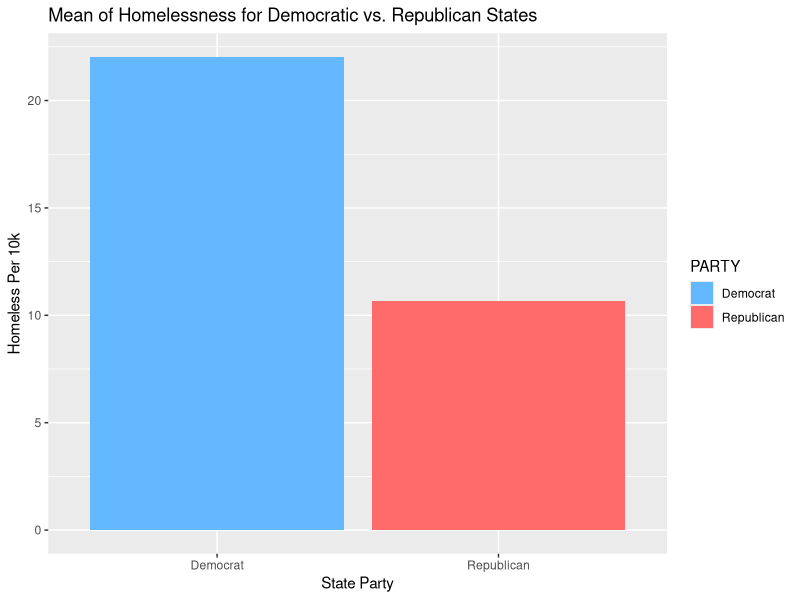
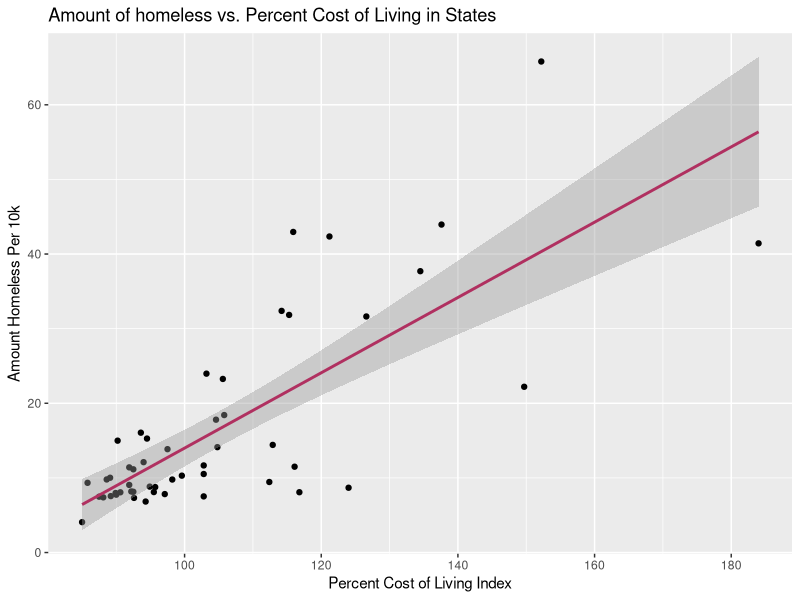
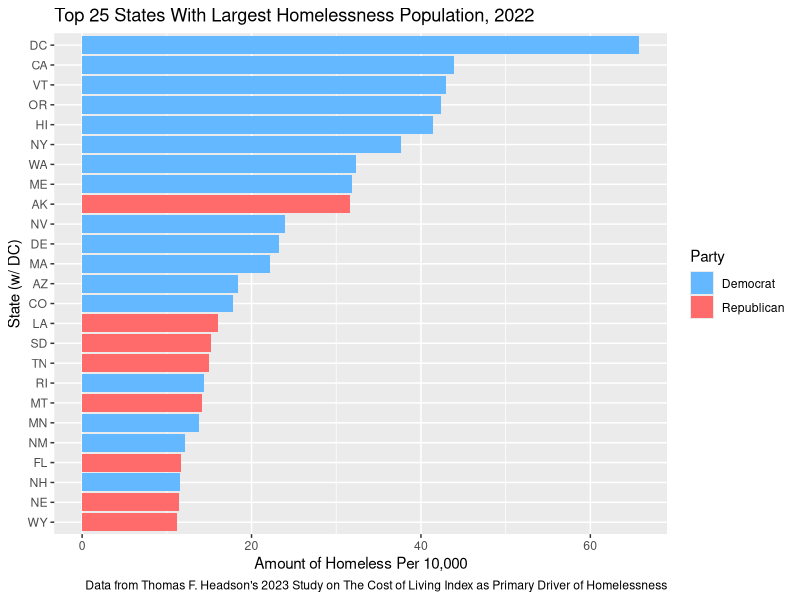

These figures' R source, in order:
## ---- chunk 1
library(tidyverse)
library(readxl)
library(ggplot2)
## ---- chunk 2
homeless <- read_xlsx("data/20230919-DATA-SOURCES.xlsx")
homeless
## ---- chunk 3
head(homeless)
## ---- chunk 4
homeless1 <- homeless |>
  mutate(PARTY = if_else(PARTY == 1, "Republican", "Democrat")) |>
  group_by(PARTY) |>
  summarize(mean_homeless = mean(HOMELESSNESS))
homeless1

knitr::kable(homeless1, digits = 3, col.names = c("State Party", "Mean Homeless Per 10k"))
## ---- chunk 5
ggplot(homeless1, aes(x = PARTY, y = mean_homeless, fill = PARTY)) +
  geom_col() +
  scale_fill_manual(values = 
                      c("Democrat" = "steelblue1",
                        "Republican" = "indianred1")) +
  labs(x = "State Party",
       y = "Homeless Per 10k",
       title = "Mean of Homelessness for Democratic vs. Republican States")
## ---- chunk 6
homeless |>
ggplot(aes(x = COLI, y = HOMELESSNESS)) +
  geom_point()+
  geom_smooth(method = "lm", color = "maroon") +
  labs(x = "Percent Cost of Living Index", 
       y = "Amount Homeless Per 10k",
       title = "Amount of homeless vs. Percent Cost of Living in States")
## ---- chunk 7
lm(HOMELESSNESS ~ COLI, data = homeless)
## ---- chunk 8
homeless2 <- homeless |>
  mutate(party_aff = if_else(PARTY == 1, "Republican", "Democrat"), 
  STATE = case_when(
  STATE == "Alabama" ~ "AL",
  STATE == "Alaska" ~ "AK",
  STATE == "Arizona" ~ "AZ",
  STATE == "Arkansas" ~ "AR",
  STATE == "California" ~ "CA",
  STATE == "Colorado" ~ "CO",
  STATE == "Connecticut" ~ "CT",
  STATE == "Delaware" ~ "DE",
  STATE == "Florida" ~ "FL",
  STATE == "Georgia" ~ "GA",
  STATE == "Hawaii" ~ "HI",
  STATE == "Idaho" ~ "ID",
  STATE == "Illinois" ~ "IL",
  STATE == "Indiana" ~ "IN",
  STATE == "Iowa" ~ "IA",
  STATE == "Kansas" ~ "KS",
  STATE == "Kentucky" ~ "KY",
  STATE == "Louisiana" ~ "LA",
  STATE == "Maine" ~ "ME",
  STATE == "Maryland" ~ "MD",
  STATE == "Massachusetts" ~ "MA",
  STATE == "Michigan" ~ "MI",
  STATE == "Minnesota" ~ "MN",
  STATE == "Mississippi" ~ "MS",
  STATE == "Missouri" ~ "MO",
  STATE == "Montana" ~ "MT",
  STATE == "Nebraska" ~ "NE",
  STATE == "Nevada" ~ "NV",
  STATE == "New Hampshire" ~ "NH",
  STATE == "New Jersey" ~ "NJ",
  STATE == "New Mexico" ~ "NM",
  STATE == "New York" ~ "NY",
  STATE == "North Carolina" ~ "NC",
  STATE == "North Dakota" ~ "ND",
  STATE == "Ohio" ~ "OH",
  STATE == "Oklahoma" ~ "OK",
  STATE == "Oregon" ~ "OR",
  STATE == "Pennsylvania" ~ "PA",
  STATE == "Rhode Island" ~ "RI",
  STATE == "South Carolina" ~ "SC",
  STATE == "South Dakota" ~ "SD",
  STATE == "Tennessee" ~ "TN",
  STATE == "Texas" ~ "TX",
  STATE == "Utah" ~ "UT",
  STATE == "Vermont" ~ "VT",
  STATE == "Virginia" ~ "VA",
  STATE == "Washington" ~ "WA",
  STATE == "West Virginia" ~ "WV",
  STATE == "Wisconsin" ~ "WI",
  STATE == "Wyoming" ~ "WY",
  STATE == "District of Columbia" ~ "DC"
))
homeless2
## ---- chunk 9
homeless_top25 <- homeless2 |>
  slice_max(HOMELESSNESS, n = 25)
## ---- chunk 10
ggplot(homeless_top25, aes(x = HOMELESSNESS, y = fct_reorder(STATE, HOMELESSNESS), fill = party_aff)) +
  geom_col() +
  scale_fill_manual(values = c("Republican" = "indianred1", "Democrat" = "steelblue1")) +
  labs(
    title = "Top 25 States With Largest Homelessness Population, 2022",
    y = "State (w/ DC)",
    x = "Amount of Homeless Per 10,000",
    fill = "Party",
    caption = "Data from Thomas F. Headson's 2023 Study on The Cost of Living Index as Primary Driver of Homelessness"
  )
